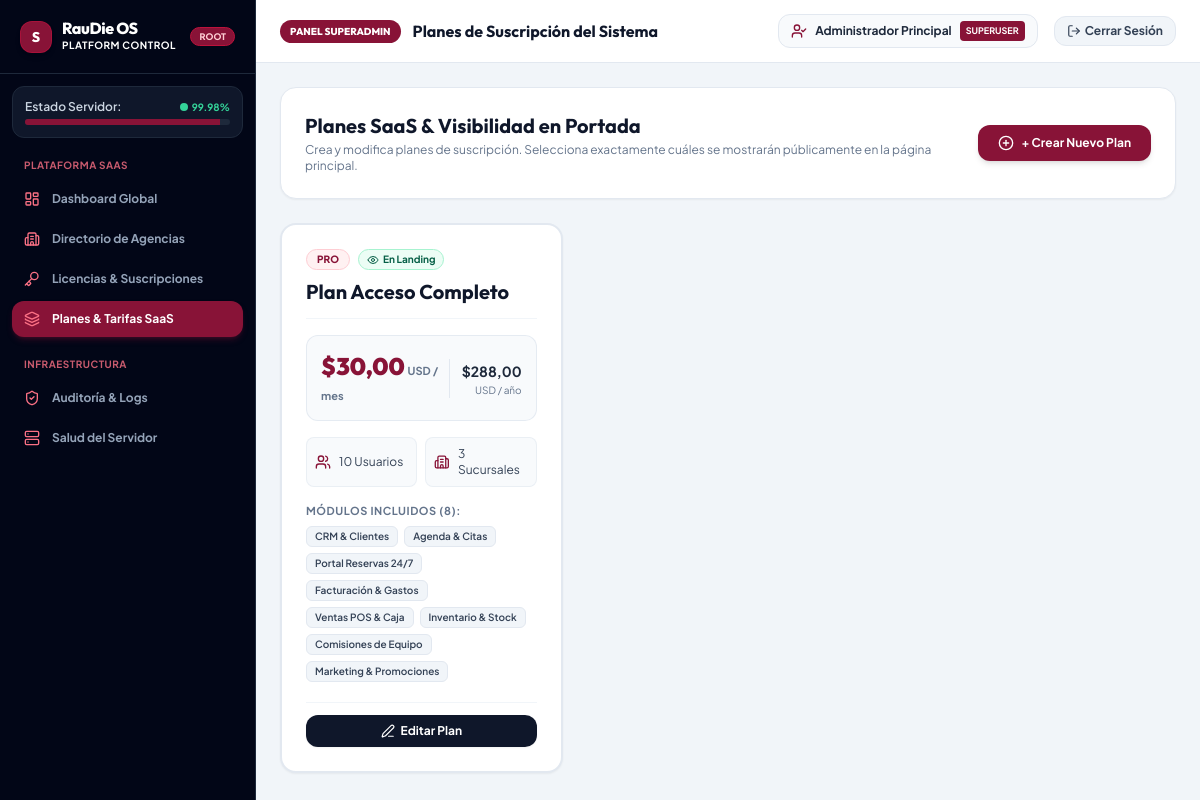
Screenshot of /superadmin/planes/ (signed in) with the database file from the repository.
### apps/business/models.py (models this page shows, shortened)
class User(AbstractUser):
    ROLE_CHOICES = [
        ('OWNER', 'Propietario / Dueño'),
        ('ADMIN', 'Administrador General'),
        ('PROFESSIONAL', 'Profesional / Especialista'),
        ('RECEPTIONIST', 'Recepción / Caja'),
    ]
    id = models.UUIDField(primary_key=True, default=uuid.uuid4, editable=False)
    phone = models.CharField(max_length=50, blank=True, null=True, verbose_name="Teléfono")
    role = models.CharField(max_length=20, choices=ROLE_CHOICES, default='OWNER', verbose_name="Rol en el Sistema")
    business = models.ForeignKey(Business, on_delete=models.SET_NULL, null=True, blank=True, related_name="users")

### apps/superadmin/models.py (models this page shows, shortened)
class SubscriptionPlan(TimeStampedModel):
    PLAN_CODE_CHOICES = [
        ('STARTER', 'Plan Inicial (Starter)'),
        ('PRO', 'Plan Profesional (Pro)'),
        ('ENTERPRISE', 'Plan Corporativo (Enterprise)'),
    ]
    name = models.CharField(max_length=100, verbose_name="Nombre del Plan")
    code = models.CharField(max_length=50, choices=PLAN_CODE_CHOICES, unique=True, verbose_name="Código de Plan")
    monthly_price = models.DecimalField(max_digits=10, decimal_places=2, default=Decimal('29.00'), verbose_name="Precio Mensual ($)")
    annual_price = models.DecimalField(max_digits=10, decimal_places=2, default=Decimal('290.00'), verbose_name="Precio Anual ($)")
    max_users = models.IntegerField(default=5, verbose_name="Límite de Usuarios")
    max_branches = models.IntegerField(default=2, verbose_name="Límite de Sucursales")
    included_modules = models.JSONField(default=list, blank=True, verbose_name="Módulos Incluidos")
    show_on_landing = models.BooleanField(default=True, verbose_name="Mostrar en Landing Page / Index")
    is_active = models.BooleanField(default=True, verbose_name="Plan Activo")
    class Meta:
        verbose_name = "Plan de Suscripción"
        verbose_name_plural = "Planes de Suscripción"

### apps/superadmin/views.py (the view, shortened to what this page needs)
# urls.py: path('planes/', views.plans_management_view, name='superadmin_plans'),
@login_required(login_url='superadmin_login')
@user_passes_test(is_super_admin, login_url='superadmin_login')
@ensure_csrf_cookie
def plans_management_view(request):
    _ensure_default_plans()
    plans = SubscriptionPlan.objects.all().order_by('monthly_price')
    all_modules = [
        {'code': 'crm', 'name': 'CRM & Clientes'},
        {'code': 'agenda', 'name': 'Agenda & Citas'},
        {'code': 'booking', 'name': 'Portal Reservas 24/7'},
        {'code': 'invoicing', 'name': 'Facturación & Gastos'},
        {'code': 'pos', 'name': 'Ventas POS & Caja'},
        {'code': 'inventory', 'name': 'Inventario & Stock'},
        {'code': 'commissions', 'name': 'Comisiones de Equipo'},
        {'code': 'ai_engine', 'name': 'IA & Automatización'},
        {'code': 'marketing', 'name': 'Marketing & Promociones'},
    ]
    return render(request, 'superadmin/plans.html', {
        'plans': plans,
        'all_modules': all_modules
    })

### templates/superadmin/plans.html (shortened to what this page needs)
{% extends 'superadmin/base_superadmin.html' %}
{% load l10n %}
{% block header_title %}Planes de Suscripción del Sistema{% endblock %}
{% block content %}
<div class="space-y-6 max-w-6xl mx-auto pb-12">
    <div class="p-6 rounded-2xl bg-white border border-slate-200 shadow-sm flex flex-col md:flex-row items-start md:items-center justify-between gap-4">
        <div>
            <h2 class="text-xl font-bold font-display text-slate-900">Planes SaaS & Visibilidad en Portada</h2>
            <p class="text-xs text-slate-500 mt-0.5">Crea y modifica planes de suscripción. Selecciona exactamente cuáles se mostrarán públicamente en la página principal.</p>
        </div>
        <button onclick="openCreateModal()" class="px-5 py-2.5 bg-brand-900 hover:bg-brand-950 text-white rounded-xl text-xs font-bold transition flex items-center gap-2 shadow-md shrink-0 cursor-pointer">
            <i data-lucide="plus-circle" class="w-4 h-4"></i>
            <span>+ Crear Nuevo Plan</span>
        </button>
    </div>
    <div class="grid grid-cols-1 md:grid-cols-2 lg:grid-cols-3 gap-6">
        {% for plan in plans %}
        <div class="glass-card bg-white p-6 rounded-2xl border-2 {% if plan.show_on_landing %}border-slate-200 hover:border-brand-900{% else %}border-amber-200 bg-amber-50/20{% endif %} shadow-sm flex flex-col justify-between transition space-y-5">
            <div class="space-y-4">
                <div class="flex items-start justify-between border-b border-slate-100 pb-3 gap-2">
                    <div>
                        <div class="flex items-center gap-2 flex-wrap">
                            <span class="px-2.5 py-0.5 rounded-full text-[10px] font-extrabold bg-brand-50 text-brand-900 border border-brand-200 uppercase">
                                {{ plan.code }}
                            </span>
                            {% if plan.show_on_landing %}
                            <span class="px-2 py-0.5 rounded-full text-[10px] font-bold bg-emerald-50 text-emerald-800 border border-emerald-200 flex items-center gap-1">
                                <i data-lucide="eye" class="w-3 h-3"></i> En Landing
                            </span>
                            {% else %}
                            <span class="px-2 py-0.5 rounded-full text-[10px] font-bold bg-amber-100 text-amber-900 border border-amber-300 flex items-center gap-1" title="Plan Privado / Oculto en el Index">
                                <i data-lucide="eye-off" class="w-3 h-3"></i> Oculto / Privado
                            </span>
                            {% endif %}
                        </div>
                        <h3 class="font-bold text-slate-900 text-xl font-display mt-2">{{ plan.name }}</h3>
                    </div>
                </div>
                <div class="bg-slate-50 p-3.5 rounded-xl border border-slate-200/80 flex items-center justify-between">
                    <div>
                        <span class="text-2xl font-black text-brand-900 font-display">${{ plan.monthly_price }}</span>
                        <span class="text-[11px] text-slate-500 font-bold">USD / mes</span>
                    </div>
                    <div class="text-right border-l border-slate-200 pl-3">
                        <span class="text-sm font-bold text-slate-800">${{ plan.annual_price }}</span>
                        <span class="text-[10px] text-slate-500 block">USD / año</span>
                    </div>
                </div>
                <div class="grid grid-cols-2 gap-2 text-xs text-slate-700">
                    <div class="p-2 bg-slate-50 rounded-lg border border-slate-200/60 flex items-center gap-2">
                        <i data-lucide="users" class="w-4 h-4 text-brand-900"></i>
                        <span>{% if plan.max_users == 0 %}Ilimitados{% else %}{{ plan.max_users }} Usuarios{% endif %}</span>
                    </div>
                    <div class="p-2 bg-slate-50 rounded-lg border border-slate-200/60 flex items-center gap-2">
                        <i data-lucide="building-2" class="w-4 h-4 text-brand-900"></i>
                        <span>{% if plan.max_branches == 0 %}Ilimitadas{% else %}{{ plan.max_branches }} Sucursales{% endif %}</span>
                    </div>
                </div>
                <div>
                    <span class="text-[11px] font-bold text-slate-500 uppercase tracking-wider block mb-1.5">Módulos Incluidos ({{ plan.included_modules|length }}):</span>
                    <div class="flex flex-wrap gap-1.5">
                        {% for mod in all_modules %}
                            {% if mod.code in plan.included_modules %}
                            <span class="px-2 py-0.5 bg-slate-100 border border-slate-200 rounded-md text-[10px] font-semibold text-slate-700">
                                {{ mod.name }}
                            </span>
                            {% endif %}
                        {% endfor %}
                    </div>
                </div>
            </div>
            <div class="pt-3 border-t border-slate-100 flex items-center gap-2">
                <button type="button"
                        onclick="openEditModal({
                            id: '{{ plan.id }}',
                            name: '{{ plan.name|escapejs }}',
                            code: '{{ plan.code|escapejs }}',
                            monthly_price: '{{ plan.monthly_price|unlocalize }}',
                            annual_price: '{{ plan.annual_price|unlocalize }}',
                            max_users: '{{ plan.max_users }}',
                            max_branches: '{{ plan.max_branches }}',
                            show_on_landing: {% if plan.show_on_landing %}true{% else %}false{% endif %},
                            is_active: {% if plan.is_active %}true{% else %}false{% endif %},
                            included_modules: {{ plan.included_modules|safe }}
                        })"
                        class="flex-1 py-2 rounded-xl bg-slate-900 hover:bg-slate-800 text-white font-bold text-xs shadow-sm transition flex items-center justify-center gap-1.5 cursor-pointer">
                    <i data-lucide="edit-3" class="w-3.5 h-3.5"></i> Editar Plan
                </button>
            </div>
        </div>
        {% empty %}
        <div class="col-span-full p-12 text-center bg-white rounded-2xl border border-slate-200">
            <p class="text-sm text-slate-500">No hay planes registrados. Presiona "+ Crear Nuevo Plan" para comenzar.</p>
        </div>
        {% endfor %}
    </div>
</div>
{% endblock %}

### templates/superadmin/base_superadmin.html (shortened to what this page needs)
<!DOCTYPE html>
<html lang="es" class="h-full bg-slate-100 text-slate-900">
<head>
    <script src="https://cdn.tailwindcss.com"></script>
</head>
<body class="h-full bg-slate-100 text-slate-900 flex overflow-hidden">
    <aside class="w-64 bg-slate-950 text-white flex flex-col shrink-0 border-r border-slate-800 z-30">
        <div class="p-5 border-b border-slate-800 flex items-center justify-between">
            <div class="flex items-center gap-2.5">
                <div class="w-8 h-8 rounded-xl bg-brand-900 flex items-center justify-center text-white font-extrabold font-display text-sm border border-brand-700/60 shadow-md">
                    S
                </div>
                <div>
                    <h1 class="font-display font-extrabold text-base tracking-tight text-white leading-none">RauDie OS</h1>
                    <span class="text-[10px] text-brand-400 font-bold uppercase tracking-wider block mt-0.5">Platform Control</span>
                </div>
            </div>
            <span class="px-2 py-0.5 rounded-full text-[9px] font-extrabold bg-brand-900 text-rose-200 border border-brand-700">
                ROOT
            </span>
        </div>
        <div class="mx-3 my-3 p-3 rounded-xl bg-slate-900 border border-slate-800 text-xs">
            <div class="flex items-center justify-between font-semibold text-slate-300 mb-1">
                <span>Estado Servidor:</span>
                <span class="flex items-center gap-1 text-emerald-400 font-bold text-[10px]">
                    <span class="w-2 h-2 rounded-full bg-emerald-400 animate-pulse"></span> 99.98%
                </span>
            </div>
            <div class="w-full bg-slate-800 rounded-full h-1.5 overflow-hidden">
                <div class="bg-brand-900 h-full w-[95%]"></div>
            </div>
        </div>
        <nav class="px-3 space-y-1 flex-1 overflow-y-auto custom-scrollbar py-2">
            <div class="px-3 pb-1 text-[10px] font-bold text-rose-400/80 uppercase tracking-wider">Plataforma SaaS</div>
            <a href="{% url 'superadmin_dashboard' %}" class="flex items-center gap-3 px-3 py-2.5 rounded-xl text-xs font-bold transition {% if request.resolver_match.url_name == 'superadmin_dashboard' %}bg-brand-900 text-white shadow-md shadow-brand-900/30{% else %}text-slate-400 hover:text-white hover:bg-slate-900{% endif %}">
                <i data-lucide="layout-dashboard" class="w-4 h-4 text-rose-400"></i>
                <span>Dashboard Global</span>
            </a>
            <a href="{% url 'superadmin_businesses' %}" class="flex items-center gap-3 px-3 py-2.5 rounded-xl text-xs font-bold transition {% if request.resolver_match.url_name == 'superadmin_businesses' %}bg-brand-900 text-white shadow-md shadow-brand-900/30{% else %}text-slate-400 hover:text-white hover:bg-slate-900{% endif %}">
                <i data-lucide="building-2" class="w-4 h-4 text-rose-400"></i>
                <span>Directorio de Agencias</span>
            </a>
            <a href="{% url 'superadmin_subscriptions' %}" class="flex items-center gap-3 px-3 py-2.5 rounded-xl text-xs font-bold transition {% if request.resolver_match.url_name == 'superadmin_subscriptions' %}bg-brand-900 text-white shadow-md shadow-brand-900/30{% else %}text-slate-400 hover:text-white hover:bg-slate-900{% endif %}">
                <i data-lucide="key" class="w-4 h-4 text-rose-400"></i>
                <span>Licencias & Suscripciones</span>
            </a>
            <a href="{% url 'superadmin_plans' %}" class="flex items-center gap-3 px-3 py-2.5 rounded-xl text-xs font-bold transition {% if request.resolver_match.url_name == 'superadmin_plans' %}bg-brand-900 text-white shadow-md shadow-brand-900/30{% else %}text-slate-400 hover:text-white hover:bg-slate-900{% endif %}">
                <i data-lucide="layers" class="w-4 h-4 text-rose-400"></i>
                <span>Planes & Tarifas SaaS</span>
            </a>
            <div class="pt-4 px-3 pb-1 text-[10px] font-bold text-rose-400/80 uppercase tracking-wider">Infraestructura</div>
            <a href="{% url 'superadmin_dashboard' %}#logs" class="flex items-center gap-3 px-3 py-2.5 rounded-xl text-xs font-bold text-slate-400 hover:text-white hover:bg-slate-900 transition">
                <i data-lucide="shield-check" class="w-4 h-4 text-rose-400"></i>
                <span>Auditoría & Logs</span>
            </a>
            <a href="{% url 'superadmin_dashboard' %}#server" class="flex items-center gap-3 px-3 py-2.5 rounded-xl text-xs font-bold text-slate-400 hover:text-white hover:bg-slate-900 transition">
                <i data-lucide="server" class="w-4 h-4 text-rose-400"></i>
                <span>Salud del Servidor</span>
            </a>
        </nav>
    </aside>
    <div class="flex-1 flex flex-col min-w-0 h-full overflow-hidden bg-slate-100">
        <header class="bg-white border-b border-slate-200 px-6 py-3.5 flex items-center justify-between shadow-2xs z-20">
            <div class="flex items-center gap-3">
                <span class="px-2.5 py-1 rounded-full bg-brand-900 text-white font-extrabold text-[10px] uppercase font-display">
                    Panel SuperAdmin
                </span>
                <h1 class="text-base font-bold font-display text-slate-900">{% block header_title %}Control de la Plataforma{% endblock %}</h1>
            </div>
            <div class="flex items-center gap-4 text-xs font-semibold">
                <div class="flex items-center gap-2 px-3 py-1.5 rounded-xl bg-slate-50 border border-slate-200">
                    <i data-lucide="user-check" class="w-4 h-4 text-brand-900"></i>
                    <span class="text-slate-800 font-bold">{{ request.user.get_full_name|default:request.user.username }}</span>
                    <span class="px-1.5 py-0.5 rounded text-[9px] font-bold bg-brand-900 text-white uppercase">SUPERUSER</span>
                </div>
                <a href="{% url 'superadmin_logout' %}" class="px-3 py-1.5 rounded-xl bg-slate-100 hover:bg-rose-50 text-slate-700 hover:text-rose-900 border border-slate-200 transition font-bold flex items-center gap-1">
                    <i data-lucide="log-out" class="w-3.5 h-3.5"></i>
                    <span>Cerrar Sesión</span>
                </a>
            </div>
        </header>
        <main class="flex-1 overflow-y-auto p-6 space-y-6">
            {% block content %}{% endblock %}
        </main>
    </div>
</body>
</html>

### rows the page displays
User: user.get_full_name "Administrador Principal"
SubscriptionPlan: code "PRO", show_on_landing True (drawn), name "Plan Acceso Completo", monthly_price "30,00", annual_price "288,00", max_users "10", max_branches "3", included_modules|length "8", name "CRM & Clientes" "Agenda & Citas" "Portal Reservas 24/7" "Facturación & Gastos" "Ventas POS & Caja" "Inventario & Stock" "Comisiones de Equipo" "Marketing & Promociones"
